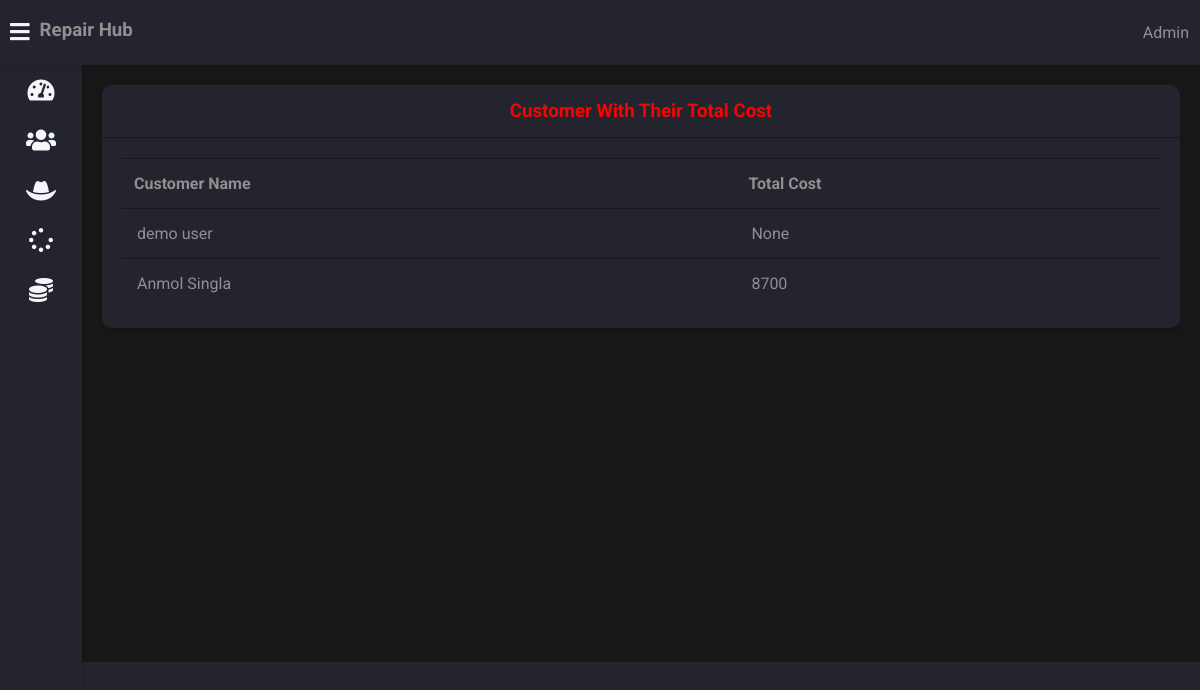
Screenshot of /admin-view-customer-invoice (signed in) with the database file from the repository.
### vehicle/models.py (models this page shows, shortened)
class Customer(models.Model):
    user=models.OneToOneField(User,on_delete=models.CASCADE)
    profile_pic= models.ImageField(upload_to='profile_pic/CustomerProfilePic/',null=True,blank=True)
    address = models.CharField(max_length=40)
    mobile = models.CharField(max_length=20,null=False)
    @property
    def get_name(self):
        return self.user.first_name+" "+self.user.last_name

### vehicle/views.py (the view)
# urls.py: path('admin-view-customer-invoice', views.admin_view_customer_invoice_view,name='admin-view-customer-invoice'),
@login_required(login_url='adminlogin')
def admin_view_customer_invoice_view(request):
    enquiry=models.Request.objects.values('customer_id').annotate(Sum('cost'))
    print(enquiry)
    customers=[]
    for enq in enquiry:
        print(enq)
        customer=models.Customer.objects.get(id=enq['customer_id'])
        customers.append(customer)
    return render(request,'vehicle/admin_view_customer_invoice.html',{'data':zip(customers,enquiry)})

### templates/vehicle/admin_view_customer_invoice.html
{% extends 'vehicle/adminbase.html' %}
{% block content %}
	<div class="wrapper">
		<div class="row">
			<div class="col-12 col-m-12 col-sm-12">
				<div class="card">
					<div class="card-header">
						<h3 style="color:red; text-align:center" >Customer With Their Total Cost
						</h3>
					</div>
					<div class="card-content">
						<table>
							<thead>
                <tr>
                  <th>Customer Name</th>
									<th>Total Cost</th>
                </tr>
							</thead>
							<tbody>
                {% for c,r in data %}
                <tr>
                  <td> {{c.get_name}}</td>
									<td>{{r.cost__sum}}</td>
                </tr>
                {% endfor %}
							</tbody>
						</table>
					</div>
				</div>
			</div>
		</div>
<br><br><br><br><br><br><br><br><br><br><br><br><br><br><br><br>
	</div>
{% endblock content %}

### static/style.css (style rules this page uses)
:root { --primary-color: #4834d4; --success-color: #6ab04c; --warning-color: #f0932b; --danger-color: #eb4d4b; --light-color: #212529; --light-second-color: #727475; --light-background: #ffffff; --light-second-background: #f1f1f1; --dark-color: #909090; --dark-second-color: #f5f6fa; --dark-background: #23242d; --dark-second-background: #181818; }
.dark { --main-bg-color: var(--dark-background); --second-bg-color: var(--dark-second-background); --main-color: var(--dark-color); --second-color: var(--dark-second-color); }
* { box-sizing: border-box; }
body { font-family: "Roboto", sans-serif; background: var(--main-bg-color); color: var(--main-color); margin: 0; }
.wrapper { padding: 10px; margin-left: 82px; padding-top: 75px; background: var(--second-bg-color); transition: margin-left 0.5s; }
.row { display: flex; flex-wrap: wrap; flex-direction: row; }
.row:after, .row:before { box-sizing: border-box; }
[class*="col-"] { padding: 10px; }
@media only screen and (min-width: 600px) { .col-sm-12 { width: 100%; } }
@media only screen and (min-width: 768px) { .col-m-12 { width: 100%; } }
@media only screen and (min-width: 992px) { .col-12 { width: 100%; } }
.card { background: var(--main-bg-color); color: var(--main-color); border-radius: 10px; margin-bottom: 10px; box-shadow: 0 4px 8px 0 rgba(0, 0, 0, 0.2); }
.card-header { padding: 15px 30px; border-bottom: 1px solid var(--second-bg-color); position: relative; }
.card-header h3 { margin: 0; }
.card-content { padding: 20px; overflow-x: auto; }
table { border-collapse: collapse; width: 100%; }
table td { border-top: 1px solid var(--second-bg-color); padding: 15px; }
table th { border-top: 1px solid var(--second-bg-color); border-bottom: 1px solid var(--second-bg-color); padding: 15px 12px; text-align: left; }

### rows the page displays
Customer: get_name "demo user", cost__sum "None"
Customer: get_name "Anmol Singla", cost__sum "8700"
